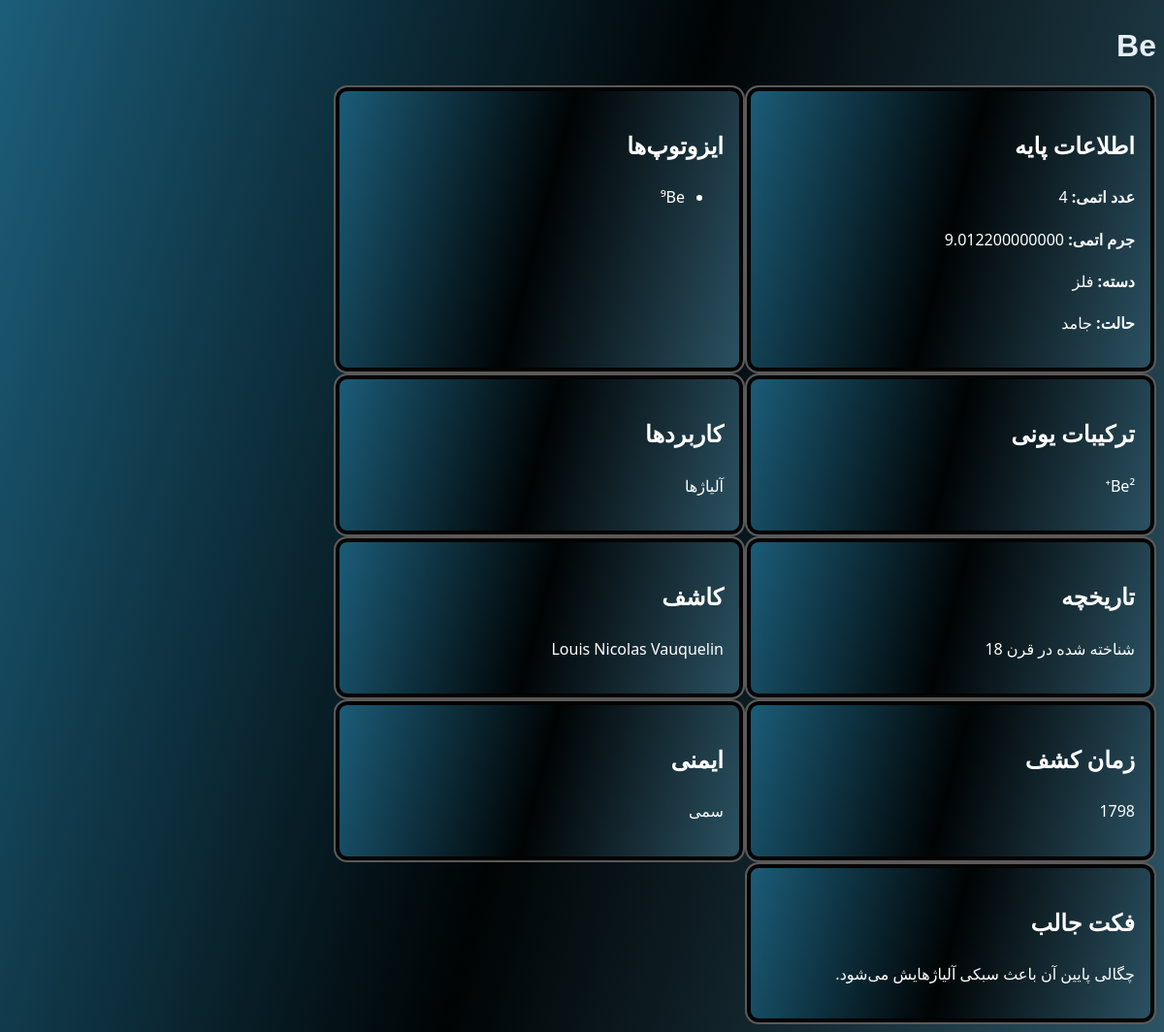
Page /information/Be on the committed database.
### mendeleev1/models.py (models this page shows, shortened)
class  Element(models.Model):
    symbol=models.CharField(max_length=5)
    atomic_number = models.IntegerField()#models.TextField(max_length=60,default='')
    atomic_mass = models.DecimalField(max_digits=18,decimal_places=12,validators=[MinValueValidator(Decimal('0'))])
    category = models.CharField(max_length=10)
    ntm = models.CharField(max_length=10)
    isotopes=models.CharField(max_length=10)
    ionic_compounds=models.CharField(max_length=10)
    Applications=models.CharField(max_length=10)
    History=models.CharField(max_length=10)
    discoverer=models.CharField(max_length=10)
    tod=models.CharField(max_length=10)
    Safety=models.CharField(max_length=30)
    interesting_facts=models.CharField(max_length=70)

### mendeleev1/views.py (the view)
# urls.py: path('information/<str:symbol>', i, name='i'),
def i(request,symbol):
    e=Element.objects.get(symbol=symbol)
    print(e.tod)
    print(symbol)
    return render(request,'index23.html',{'e':e})

### mendeleev1/templates/index23.html (shortened to what this page needs)
<!doctype html>
<html lang="fa">
<head>
</head>
<body>
  <header>
    <h1>{{e.symbol}}</h1>
  </header>
  <section class="asd">
    <h2>اطلاعات پایه</h2>
    {%if e.atomic_number != '-'%}
    <p><b>عدد اتمی:</b> {{e.atomic_number}}</p>
    {% endif%}
    {%if e.atomic_mass != '-'%}
    <p><b>جرم اتمی:</b> {{e.atomic_mass}}</p>
    {% endif%}
    {%if e.category != '-'%}
    <p><b>دسته:</b> {{e.category}}</p>
    {% endif%}
    {%if e.ntm != '-'%}
    <p><b>حالت:</b> {{e.ntm}}</p>
    {% endif%}
  </section>
  {%if e.isotopes != '-'%}
  <section>
    <h2>ایزوتوپ‌ها</h2>
    <ul>
      <li>{{e.isotopes}}</li>
    </ul>
  </section>
  {% endif%}
  {%if e.ionic_compounds != '-'%}
  <section>
    <h2>ترکیبات یونی</h2>
    {{e.ionic_compounds}}
  </section>
  {% endif%}
  {%if e.Applications != '-'%}
  <section>
    <h2>کاربردها</h2>
    <p>{{e.Applications}}</p>
  </section>
  {% endif%}
  {%if e.History != '-'%}
  <section>
    <h2>تاریخچه</h2>
    <p>{{e.History}}</p>
  </section>
  {% endif%}
  {%if e.discoverer != '-'%}
  <section>
    <h2>کاشف</h2>
    <p>{{e.discoverer}}</p>
  </section>
  {% endif%}
  {%if e.tod != '-'%}
  <section>
    <h2>زمان کشف</h2>
    <p>{{e.tod}}</p>
  </section>
  {% endif%}
  {%if e.Safety != '-'%}
  <section>
    <h2>ایمنی</h2>
    <p>{{e.Safety}}</p>
  </section>
  {% endif%}
  {%if e.interesting_facts != '-'%}
  <section>
    <h2>فکت جالب</h2>
    <p>{{e.interesting_facts}}</p>
  </section>
  {% endif%}
</body>
</html>

### mendeleev1/templates/index23.html (style rules this page uses)
body { display: flex; flex-wrap: wrap; font-family: 'Vazirmatn', Tahoma, sans-serif; margin: 9; padding: 0; direction: rtl; background: linear-gradient(105deg, #1c5e7a, #000405, #2c5364); min-height: 100vh; color: #e6eef6; }
section { width: 380px; padding: 20px; border-radius: 14px; background: linear-gradient(105deg, #1c5e7a, #000405, #2c5364); font-family: 'Segoe UI', sans-serif; line-height: 1.7; color: #ffffff; border: 2px solid #5c5959; box-shadow: 0 0 0 4px #030303 inset; }
header { flex: 1 calc(100% - 10px); }

### rows in the picture
Element: symbol "Be", atomic_number "4", atomic_mass "9.012200000000", category "فلز", ntm "جامد", isotopes "⁹Be", ionic_compounds "Be²⁺", Applications "آلیاژها", History "شناخته شده در قرن 18", discoverer "Louis Nicolas Vauquelin", tod "1798", Safety "سمی", interesting_facts "چگالی پایین آن باعث سبکی آلیاژهایش می‌شود."
